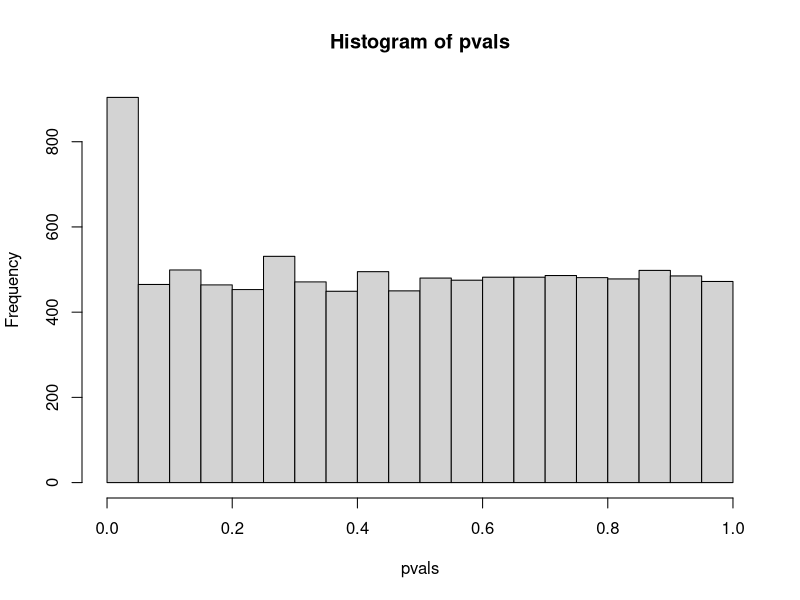
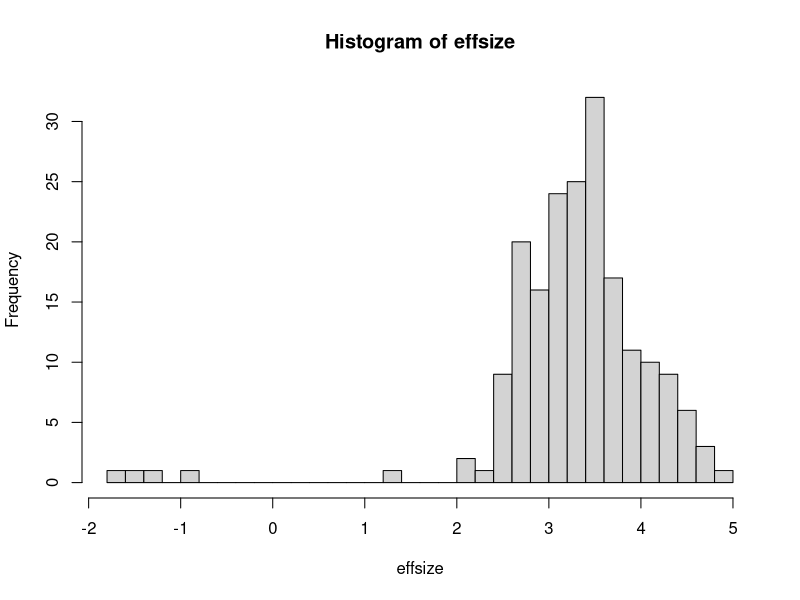
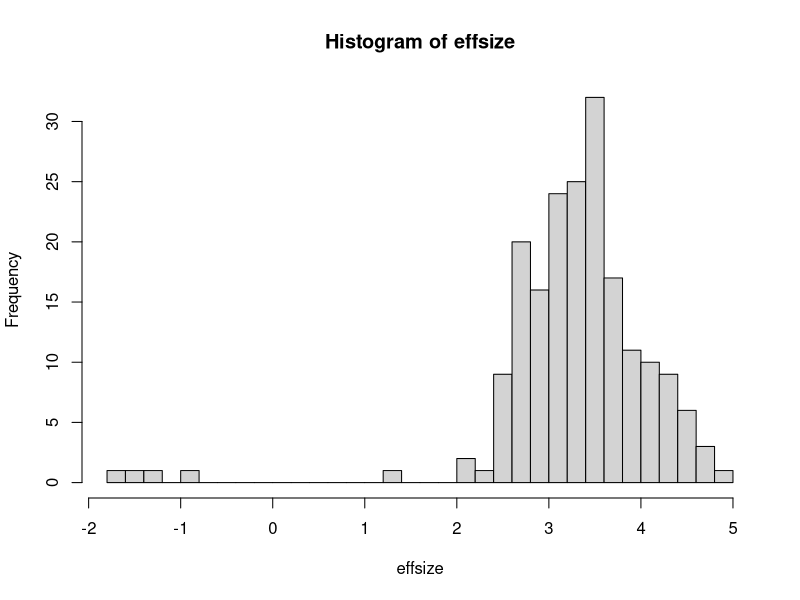
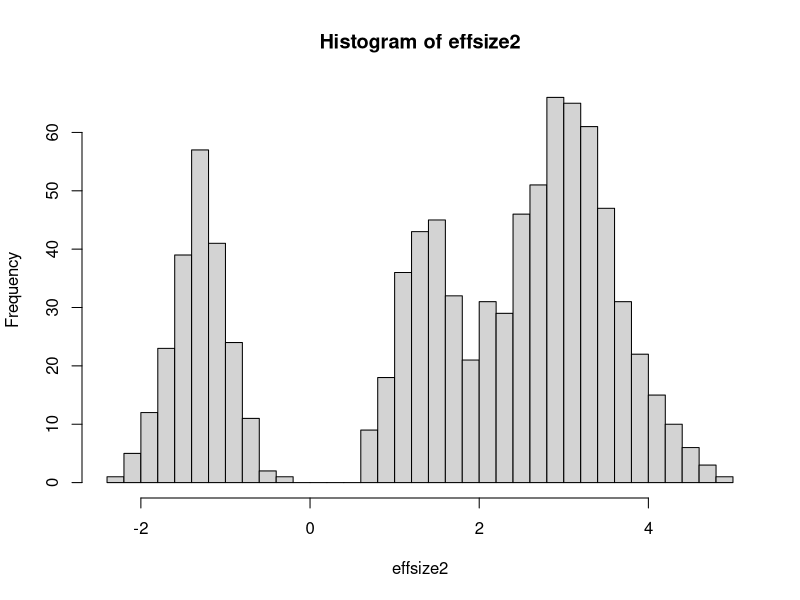

These figures' R source, in order:
genN <- matrix(rnorm(50000), ncol = 5)
genC <- rbind(matrix(rnorm(2500, 3), ncol = 5), matrix(rnorm(47500), ncol = 5))
pvals <- sapply(1:10000, function(i) t.test(genN[i, ], genC[i, ])$p.value)
alpha <- 0.05
sn <- sum(pvals < alpha)
hist(pvals)
falspositiverate <- alpha*10000/sn

pvalsBH <- p.adjust(pvals, method = "BH")
(snBH <- sum(pvalsBH < 0.05))
(alphaBH <- 0.05*snBH/10000)
max(pvals[pvalsBH < 0.05])
(falspositiverateBH <- alphaBH*10000/snBH)

pvalsBO <- p.adjust(pvals, method = "bo")
(snBO <- sum(pvalsBO < 0.05))
(alphaBO <- 0.05*snBO/10000)
max(pvals[pvalsBO < 0.05])
(falspositiverateBO <- alphaBO*10000/snBO)

sigrows <- pvalsBH < 0.05
effsize <- rowMeans(genC[sigrows, ]) - rowMeans(genN[sigrows, ])
hist(effsize, 30)

genN2 <- matrix(rnorm(50000), ncol = 5)
genC2 <- rbind(matrix(rnorm(2500, 3), ncol = 5), matrix(rnorm(47500), ncol = 5))
pvals2 <- sapply(1:10000, function(i) t.test(genN2[i, ], genC2[i, ])$p.value)
pvalsBH2 <- p.adjust(pvals2, method = "BH") 

sigrows2 <- pvalsBH2 < 0.05
sum(sigrows2)
sum(sigrows)

sum(sigrows == TRUE & sigrows2 == TRUE)

badrows <- pvals < 0.05
badrows2 <- pvals2 < 0.05
effsize2 <- rowMeans(genC[badrows, ]) - rowMeans(genN[badrows, ])
hist(effsize, 30)
hist(effsize2, 30)
sum(sigrows[1:500])
